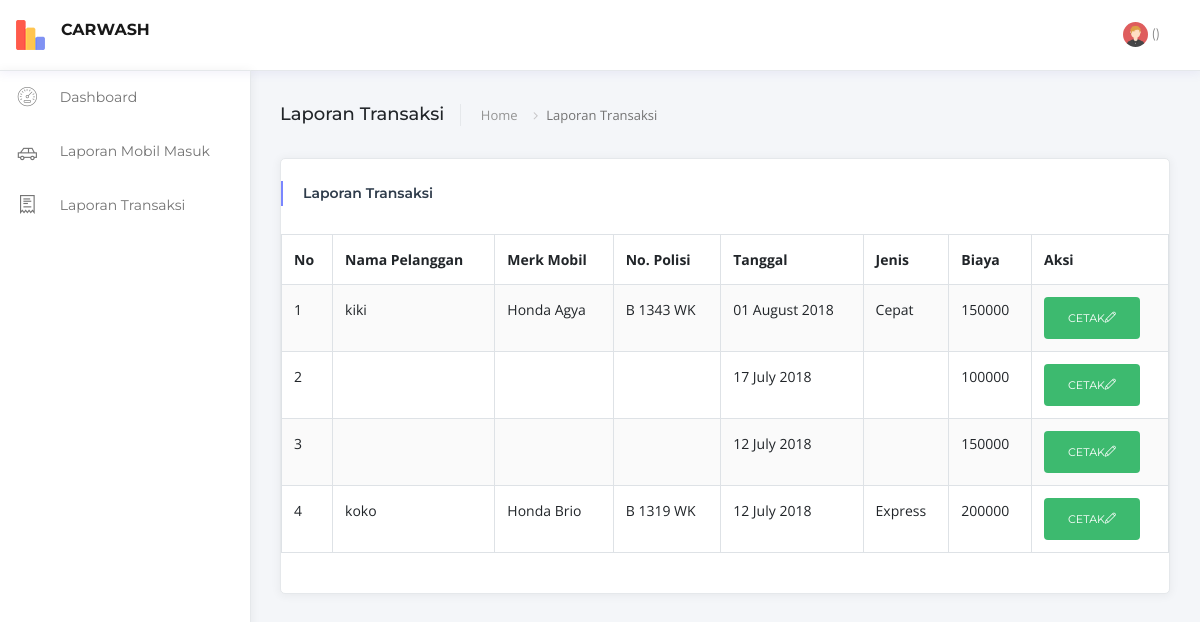
The app's page /index.php/pemilik/transaksi, older data.
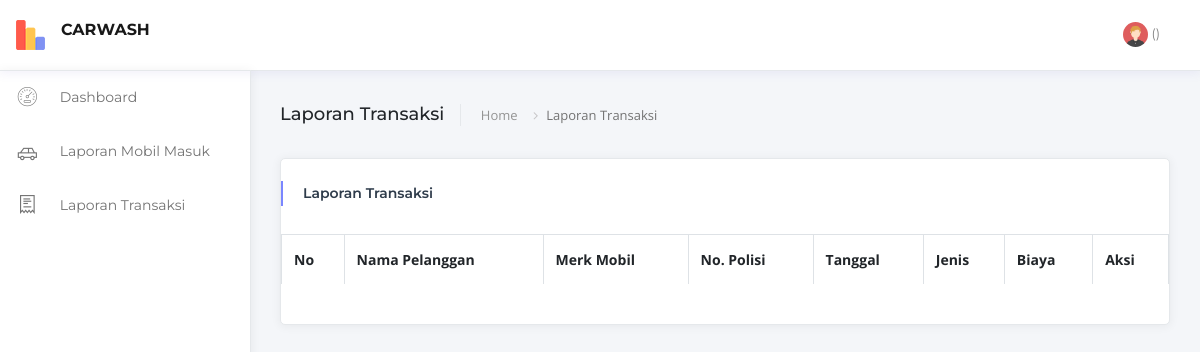
The same page, newer data.
### tables this page shows
CREATE TABLE `transaksi` (
  `id_transaksi` int(11) NOT NULL,
  `id_pemesanan` int(11) NOT NULL,
  `id_carwash` int(11) NOT NULL,
  `nama_pelanggan` varchar(123) NOT NULL,
  `nopol` varchar(123) NOT NULL,
  `jenis_cuci` varchar(123) NOT NULL,
  `merk_mobil` varchar(123) NOT NULL,
  `status` varchar(231) NOT NULL,
  `tanggal` date NOT NULL,
  `biaya` bigint(20) NOT NULL
);

CREATE TABLE `tipe_cuci` (
  `id_tipe` int(11) NOT NULL,
  `nama_tipe` varchar(200) NOT NULL,
  `harga` int(11) NOT NULL
);

### application/controllers/Pemilik.php (called while the page is built, shortened)
<?php
class Pemilik extends CI_Controller {
	public function __construct() {
		$this->load->model('Models');
	}
	public function transaksi() {
		$id_carwash = $this->session->userdata('logged_in')['carwash'];
		$data['carwash'] = $this->Models->get_transaksi($id_carwash)->result();
		$this->load->view('pemilik/data_transaksi', $data);
	}
}

### index.php (called while the page is built, shortened)
<?php
require_once BASEPATH.'core/CodeIgniter.php';

### application/models/Models.php (called while the page is built, shortened)
<?php
class Models extends CI_Model {
	public function get_transaksi($id_carwash) {
		$this->db->select('t.id_transaksi, t.nama_pelanggan, t.nopol, t.merk_mobil, c.nama_tipe, t.tanggal, t.biaya');
		$this->db->from('transaksi t');
		$this->db->join('tipe_cuci c', 'c.id_tipe = t.jenis_cuci', 'left');
		$this->db->where('id_carwash', $id_carwash);
		$this->db->order_by('tanggal', 'desc');
		return $this->db->get();
	}
}
?>

### application/views/pemilik/data_transaksi.php (the view, shortened to what the changed rows need)
<!DOCTYPE html>
<html lang="en">
<head>
    <link href="<?php echo base_url(); ?>assets/vendor/bootstrap/css/bootstrap.min.css" rel="stylesheet">
    <link href="<?php echo base_url(); ?>assets/vendor/font-awesome/css/font-awesome.min.css" rel="stylesheet">
    <link href="<?php echo base_url(); ?>assets/vendor/dashlab-icon/dashlab-icon.css" rel="stylesheet">
    <link href="<?php echo base_url(); ?>assets/vendor/simple-line-icons/css/simple-line-icons.css" rel="stylesheet">
    <link href="<?php echo base_url(); ?>assets/vendor/themify-icons/css/themify-icons.css" rel="stylesheet">
    <link href="<?php echo base_url(); ?>assets/vendor/weather-icons/css/weather-icons.min.css" rel="stylesheet">
    <link href="<?php echo base_url(); ?>assets/vendor/m-custom-scrollbar/jquery.mCustomScrollbar.css" rel="stylesheet">
    <link href="<?php echo base_url(); ?>assets/vendor/jquery-dropdown-master/jquery.dropdown.css" rel="stylesheet">
    <link href="<?php echo base_url(); ?>assets/vendor/jquery-ui/jquery-ui.min.css" rel="stylesheet">
    <link href="<?php echo base_url(); ?>assets/vendor/icheck/skins/all.css" rel="stylesheet">
    <link href="<?php echo base_url(); ?>assets/vendor/data-tables/dataTables.bootstrap4.min.css" rel="stylesheet">
    <link href="<?php echo base_url(); ?>assets/css/main.css" rel="stylesheet">
</head>
<body class="fixed-nav">
    <div class="content-wrapper">
        <div class="container-fluid">
            <div class="row">
                <div class="col-xl-12">
                    <div class="card card-shadow mb-4">
                        <div class="card-body- pt-3 pb-4">
                            <div class="table-responsive">
                                <table id="data_table" class="table table-bordered table-striped" cellspacing="0">
                                    <thead>
                                    <tr>
                                        <th>No</th>
                                        <th>Nama Pelanggan</th>
                                        <th>Merk Mobil</th>
                                        <th>No. Polisi</th>
                                        <th>Tanggal</th>
                                        <th>Jenis</th>
                                        <th>Biaya</th>
                                        <th>Aksi</th>
                                    </tr>
                                    </thead>
                                    <tbody>
                                    <?php $no = 1;foreach ($carwash as $value): ?>
                                    <tr>
                                        <td><?php echo $no; ?></td>
                                        <td><?php echo $value->nama_pelanggan; ?></td>
                                        <td><?php echo $value->merk_mobil; ?></td>
                                        <td><?php echo $value->nopol; ?></td>
                                        <td><?php echo date("d F Y", strtotime($value->tanggal)); ?></td>
                                         <td><?php echo $value->nama_tipe; ?></td>
                                        <td><?php echo $value->biaya; ?></td>
                                        <td><a href="" class="btn btn-success" >Cetak<i class="icon-pencil"></i></a></td>
                                    </tr>
                                    <?php $no++;endforeach;?>
                                    </tbody>
                                </table>
                            </div>
                        </div>
                    </div>
                </div>
            </div>
        </div>
    </div>
</body>
</html>

Row changes from the older to the newer data that the page shows:
no longer on this page (row edited): transaksi: nama_pelanggan "kiki", merk_mobil "Honda Agya", nopol "B 1343 WK", tanggal "01 August 2018", tipe_cuci.nama_tipe "Cepat", biaya "150000"
no longer on this page (row edited): transaksi: tanggal "17 July 2018", biaya "100000"
no longer on this page (row edited): transaksi: tanggal "12 July 2018", biaya "150000"
no longer on this page (row edited): transaksi: nama_pelanggan "koko", merk_mobil "Honda Brio", nopol "B 1319 WK", tanggal "12 July 2018", tipe_cuci.nama_tipe "Express", biaya "200000"
